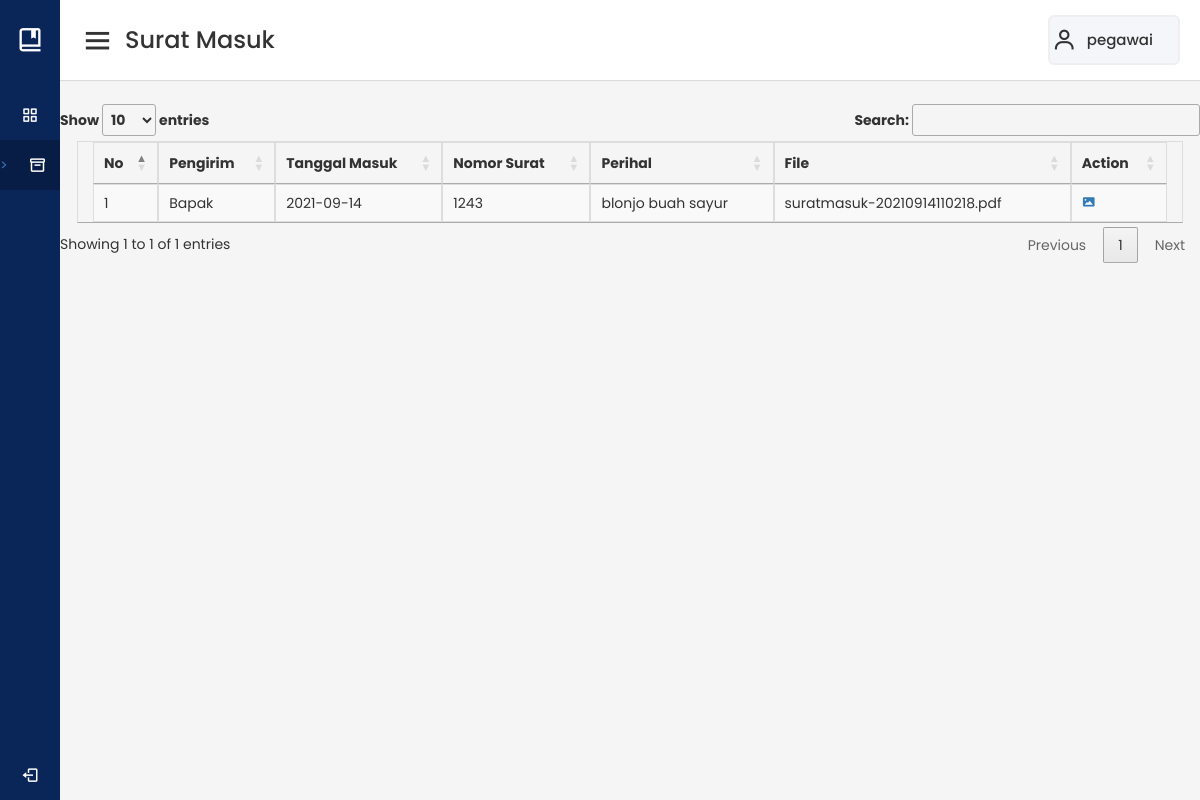
The app's page /halaman_pegawai_suratmasuk.php (signed in) with its own data.
### tables this page shows
CREATE TABLE `suratmasuk` (
  `id` int(11) NOT NULL,
  `pengirim` varchar(100) NOT NULL,
  `tanggal_masuk` date NOT NULL,
  `nomor_surat` varchar(100) NOT NULL,
  `perihal` varchar(255) NOT NULL,
  `unit` varchar(50) NOT NULL,
  `file_suratmasuk` varchar(255) NOT NULL
);

### suratmasuk_pegawai.php (the view, shortened to what this page needs)
<?php
include_once("koneksi.php");
$unit = $_SESSION['unit'];
$result = mysqli_query($mysqli, "SELECT * FROM suratmasuk where find_in_set($unit,unit) ORDER BY id DESC");
?>
<html>
<head>
    <link rel="stylesheet" type="text/css" href="https://cdn.datatables.net/1.10.10/css/jquery.dataTables.min.css">
    <link rel="stylesheet" type="text/css" href="https://maxcdn.bootstrapcdn.com/bootstrap/3.3.5/css/bootstrap.min.css">
</head>
<body>
    <table style="width: 97%;" class="container table-striped table-bordered table-hover" id="datatable">
        <thead>
            <tr>
                <th>No</th>
                <th>Pengirim</th>
                <th>Tanggal Masuk</th>
                <th>Nomor Surat</th>
                <th>Perihal</th>
                <th>File</th>
                <th>Action</th>
            </tr>
        </thead>
        <tbody>
            <?php
            $number = 1;
            while ($user_data = mysqli_fetch_array($result)) {
                echo "<tr>";
                echo "<td> $number </td>";
                echo "<td>" . $user_data['pengirim'] . "</td>";
                echo "<td>" . $user_data['tanggal_masuk'] . "</td>";
                echo "<td>" . $user_data['nomor_surat'] . "</td>";
                echo "<td>" . $user_data['perihal'] . "</td>";
                echo "<td>" . $user_data['file_suratmasuk'] . "</td>";
                echo "<td><a href='pdfsuratmasuk/$user_data[file_suratmasuk]' target='_blank'><i class='bx bxs-image'></i></a></td></tr>";
                ++$number;
            }
            ?>
        </tbody>
    </table>
</body>
</html>

### styleadmin.css (style rules this page uses)
* { margin: 0; padding: 0; box-sizing: border-box; font-family: "Poppins", sans-serif; }

### records on screen
suratmasuk: pengirim "Bapak", tanggal_masuk "2021-09-14", nomor_surat "1243", perihal "blonjo buah sayur", file_suratmasuk "suratmasuk-20210914110218.pdf"

### other values on screen
$_SESSION['level'] "pegawai"
